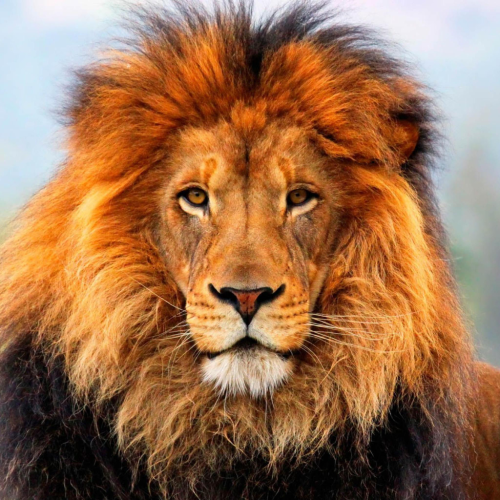
#> input picture Solution/HW2/images/lion.png, 1000 x 1000 px (shown at 1/2 size)
$ jupyter execute --allow-errors ex234.ipynb
#> lines starting #> are read from the running program, lines starting #| are printed output that depends on the picture
[cell 1]
import io
import ipywidgets as widgets
import matplotlib.pyplot as plt
import PIL.Image
import numpy as np
import urllib
from skimage.transform import resize
from matplotlib.image import imread
import os
from IPython.display import display
from skimage import io as io_url
import cv2
import numpy as np
from PIL import Image

[cell 2]
# Create image widgets
image3_spatial = widgets.Image(format='png', width=500, height=500, description='Spatial')
image3_freq    = widgets.Image(format='png', width=500, height=500, description='Frequency')
sidebyside     = widgets.HBox([image3_spatial, image3_freq])

# Create slider/select widgets
slider_inner   = widgets.FloatSlider(value=0,      min=0, max=1,      step=0.01, description='Inner radius')
slider_outer   = widgets.FloatSlider(value=1.44/2, min=0, max=1.44/2, step=0.01, description='Outer radius')

buf            = io.BytesIO()

#> (the rest of this cell did not finish here and is left out)

[cell 3]
def read_img(img_path, img_size=(512, 512)):
  """
    + Đọc ảnh
    + Chuyển thành grayscale
    + Thay đổi kích thước ảnh thành img_size
  """
#> called with img_path = './images/lion.png', img_size = (512, 512)
  img = cv2.imread(img_path, 0)
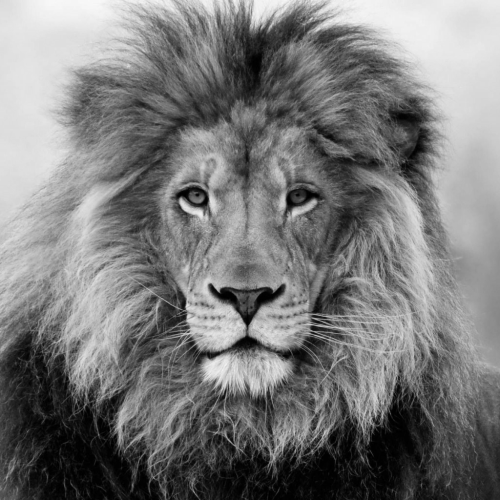
#> img: shape (1000, 1000) (shown at 1/2 size); min 0, max 249, mean 121.3
  img = cv2.resize(img, img_size)
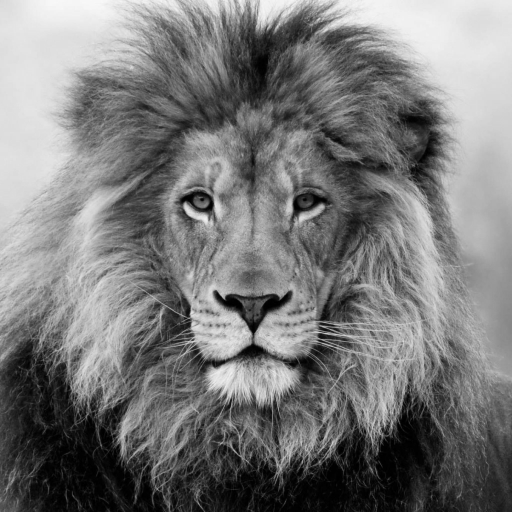
#> img: shape (512, 512); min 0, max 248, mean 121.2
#> call 2 of read_img, with img_path = './images/messi.png', img_size = (512, 512)
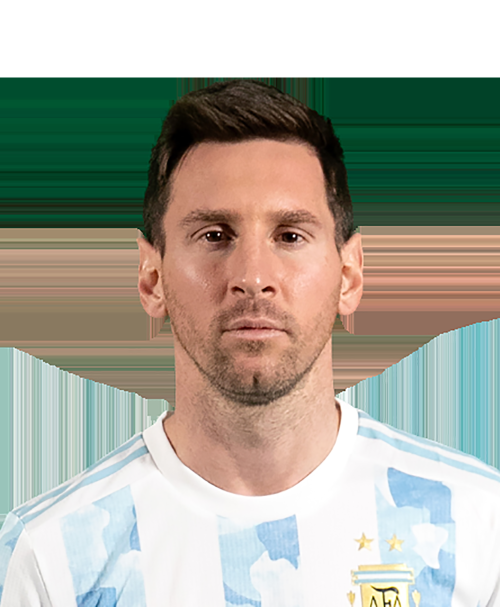
#> input picture Solution/HW2/images/messi.png, 1000 x 1214 px (shown at 1/2 size)
#> in read_img (call 2), `img = cv2.imread(img_path, 0)`:
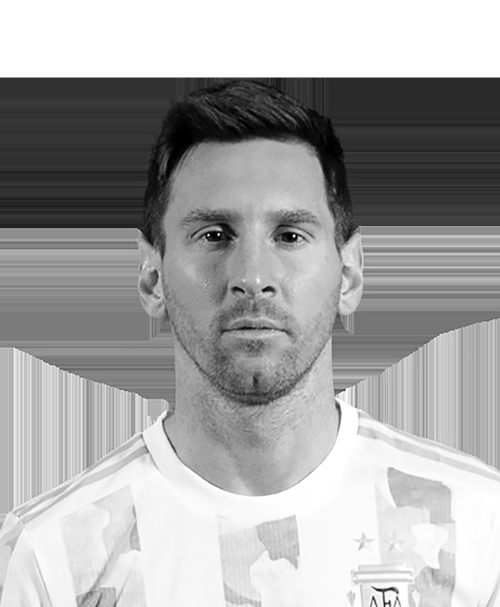
#> img: shape (1214, 1000) (shown at 1/2 size); min 0, max 255, mean 165.8
#> in read_img (call 2), `img = cv2.resize(img, img_size)`:
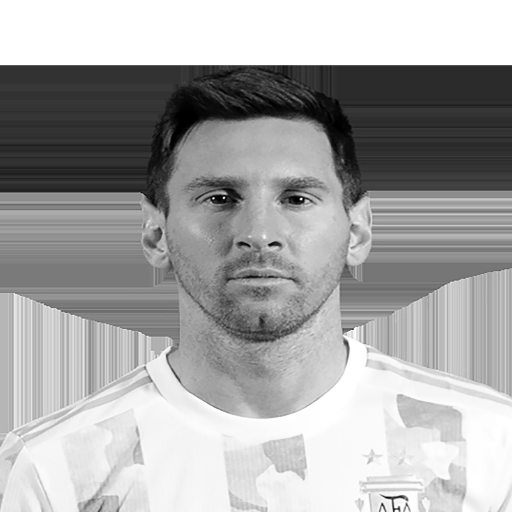
#> img: shape (512, 512); min 0, max 255, mean 165.7
  return img


def create_hybrid_img(img1, img2, r):
  """
  Create hydrid image
  Params:
    img1: numpy image 1
    img2: numpy image 2
    r: radius that defines the filled circle of frequency of image 1. Refer to the homework title to know more.
  """
#> called with r = 14
  f_img1 = np.fft.fft2(img1)
  f_img2 = np.fft.fft2(img2)
  f_img1 = np.fft.fftshift(f_img1)
  f_img2 = np.fft.fftshift(f_img2)
  mask = np.zeros_like(f_img1)
  rows, cols = img1.shape
#> rows = 512; cols = 512
  center = (rows//2, cols//2)
#> center = (256, 256)

  for i in range(rows):
      for j in range(cols):
          if np.sqrt((i - center[0])**2 + (j - center[1])**2) < r:
              mask[i, j] = 1

  # Apply the mask to the Fourier transform of one image
  img1_fft_filtered = f_img1 * mask

  # Combine the modified Fourier transforms of the two images
  hybrid_fft = img1_fft_filtered + (1 - mask) * f_img2

  # Apply inverse Fourier transform to get the hybrid image
  hybrid_img = np.abs(np.fft.ifft2(hybrid_fft))
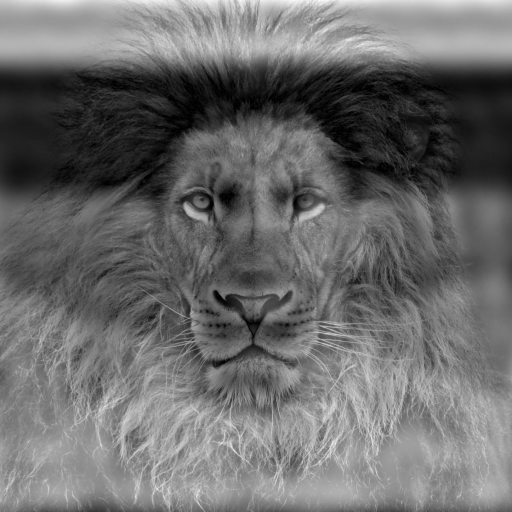
#> hybrid_img: shape (512, 512) float64; min 0.00337, max 391.9, mean 165.8; drawn with min black and max white

  return hybrid_img
